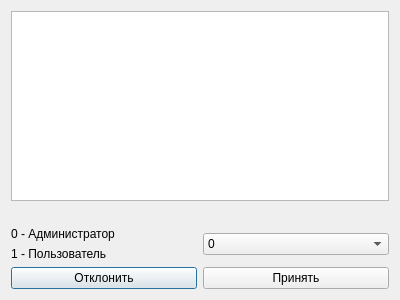
<?xml version="1.0" encoding="UTF-8"?>
<ui version="4.0">
 <class>Unregistered</class>
 <widget class="QDialog" name="Unregistered">
  <property name="geometry">
   <rect>
    <x>0</x>
    <y>0</y>
    <width>400</width>
    <height>300</height>
   </rect>
  </property>
  <property name="windowTitle">
   <string>Dialog</string>
  </property>
  <layout class="QVBoxLayout" name="verticalLayout">
   <item>
    <widget class="QTextBrowser" name="textBrowser"/>
   </item>
   <item>
    <layout class="QHBoxLayout" name="horizontalLayout_2">
     <property name="topMargin">
      <number>20</number>
     </property>
     <item>
      <layout class="QVBoxLayout" name="verticalLayout_2">
       <item>
        <widget class="QLabel" name="label">
         <property name="text">
          <string>0 - Администратор</string>
         </property>
        </widget>
       </item>
       <item>
        <widget class="QLabel" name="label_2">
         <property name="text">
          <string>1 - Пользователь</string>
         </property>
        </widget>
       </item>
      </layout>
     </item>
     <item>
      <widget class="QComboBox" name="comboBox">
       <item>
        <property name="text">
         <string>0</string>
        </property>
       </item>
       <item>
        <property name="text">
         <string>1</string>
        </property>
       </item>
      </widget>
     </item>
    </layout>
   </item>
   <item>
    <layout class="QHBoxLayout" name="horizontalLayout">
     <item>
      <widget class="QPushButton" name="pushButton">
       <property name="text">
        <string>Отклонить</string>
       </property>
      </widget>
     </item>
     <item>
      <widget class="QPushButton" name="pushButton_2">
       <property name="text">
        <string>Принять</string>
       </property>
      </widget>
     </item>
    </layout>
   </item>
  </layout>
 </widget>
 <resources/>
 <connections/>
</ui>
